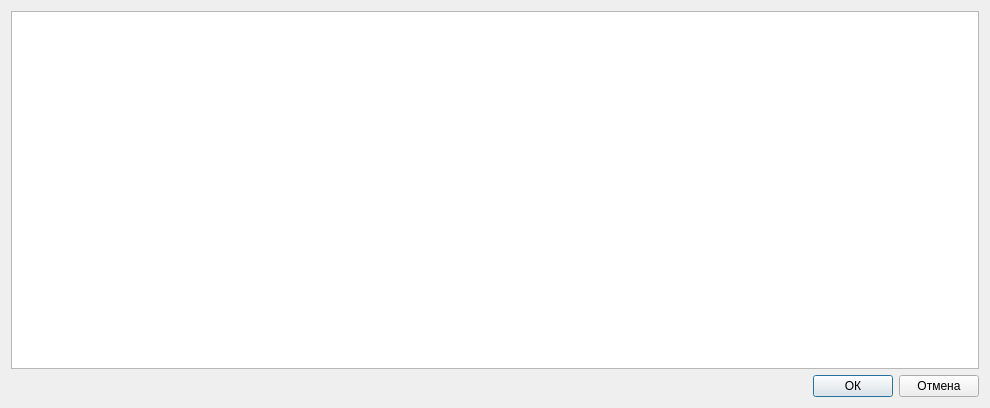
<?xml version="1.0" encoding="UTF-8"?>
<ui version="4.0">
 <class>CCalibPointsOrderDialog</class>
 <widget class="QDialog" name="CCalibPointsOrderDialog">
  <property name="geometry">
   <rect>
    <x>0</x>
    <y>0</y>
    <width>990</width>
    <height>408</height>
   </rect>
  </property>
  <property name="windowTitle">
   <string>Точки привязки</string>
  </property>
  <layout class="QVBoxLayout" name="verticalLayout">
   <item>
    <widget class="QTableView" name="tableView">
     <property name="dragEnabled">
      <bool>true</bool>
     </property>
     <property name="dragDropMode">
      <enum>QAbstractItemView::DragDrop</enum>
     </property>
     <property name="defaultDropAction">
      <enum>Qt::MoveAction</enum>
     </property>
     <property name="alternatingRowColors">
      <bool>true</bool>
     </property>
     <property name="selectionMode">
      <enum>QAbstractItemView::SingleSelection</enum>
     </property>
     <property name="selectionBehavior">
      <enum>QAbstractItemView::SelectRows</enum>
     </property>
     <property name="wordWrap">
      <bool>false</bool>
     </property>
     <attribute name="horizontalHeaderStretchLastSection">
      <bool>true</bool>
     </attribute>
     <attribute name="verticalHeaderVisible">
      <bool>false</bool>
     </attribute>
    </widget>
   </item>
   <item>
    <layout class="QHBoxLayout" name="horizontalLayout">
     <item>
      <spacer name="horizontalSpacer">
       <property name="orientation">
        <enum>Qt::Horizontal</enum>
       </property>
       <property name="sizeHint" stdset="0">
        <size>
         <width>40</width>
         <height>20</height>
        </size>
       </property>
      </spacer>
     </item>
     <item>
      <widget class="QPushButton" name="pbOk">
       <property name="text">
        <string>ОК</string>
       </property>
      </widget>
     </item>
     <item>
      <widget class="QPushButton" name="pbCancel">
       <property name="text">
        <string>Отмена</string>
       </property>
      </widget>
     </item>
    </layout>
   </item>
  </layout>
 </widget>
 <resources/>
 <connections/>
</ui>
